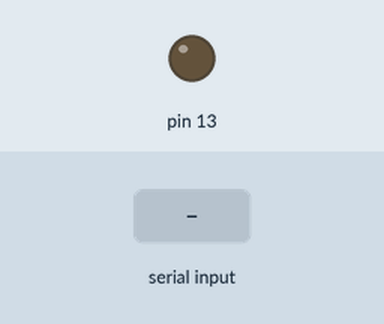
Recording of a sketch running on a simulated Arduino Uno, built with avr-gcc and run on an emulated ATmega328P. Parts: output pins drawn as LEDs (lit = HIGH). The test bench sets the inputs (shaded band).

Above: at 1.2 s.
1.3 s: "HIGH" received over Serial
At 2.6 s:
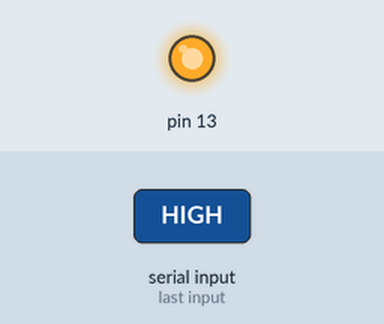
3.8 s: "LOW" received over Serial
At 5.7 s:
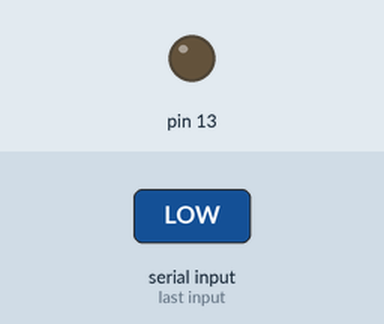
Timing chart, 0 to 7.2 s (numbered marks = the images above; inputs shaded):
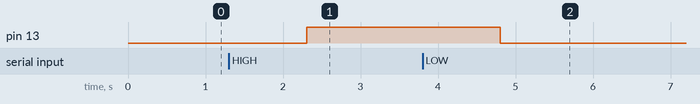

Measured:
- after the input at 1.3 s, pin 13: LOW → HIGH after 1.0 s
- after the input at 3.8 s, pin 13: HIGH → LOW after 1.0 s

The sketch:

sketch_feb19a.ino
```cpp
void setup()
{
  Serial.begin(9600);
  pinMode(13, OUTPUT);
}

void loop()
{
  // Получаем команды на включение-выключение светодиода на 13 порту.
  String str = Serial.readString();
  // Если команда «HIGH» то включаем светодиод.
  if (str == "HIGH") digitalWrite(13, HIGH);
  // Если команда «LOW» то выключаем светодиод.
  if (str == "LOW")  digitalWrite(13, LOW);
  // Спим 1 секунду.
 // delay(100);
}
```
